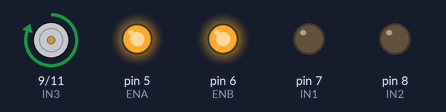
Bench run of a sketch on a simulated Arduino Uno, built with avr-gcc and run on an emulated ATmega328P. Shown: motor-driver pin pairs drawn as motors (green arrow = first pin HIGH = forward, orange = second pin HIGH = backward, longer = more drive), output pins drawn as LEDs (lit = HIGH).

Above: at 0.05 s.
Timing chart, 0 to 3.0 s (numbered marks = the images above):
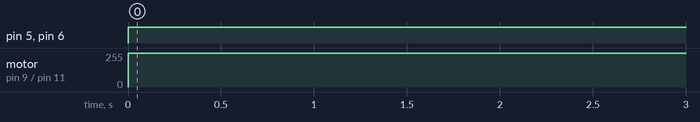

Measured:
- by itself, pin 5 (ENA), pin 6 (ENB): LOW → HIGH at 0.00 s
- by itself, motor on pin 9 (IN3) / pin 11 (IN4): stopped → forward 255/255 at 0.00 s

The sketch:

moteurDebug.ino
```cpp
#define ENA 5
#define ENB 6
#define IN1 7
#define IN2 8
#define IN3 9
#define IN4 11

void setup() {
  pinMode(IN1, OUTPUT);
  pinMode(IN2, OUTPUT);
  pinMode(IN3, OUTPUT);
  pinMode(IN4, OUTPUT);
  pinMode(ENA, OUTPUT);
  pinMode(ENB, OUTPUT);
}

void loop() {
    digitalWrite(ENA, HIGH);
    digitalWrite(ENB, HIGH);
    digitalWrite(IN3, HIGH);
    digitalWrite(IN4, LOW);
    delay(1000);
    digitalWrite(IN3, LOW);
    digitalWrite(IN4, LOW);

}
```
